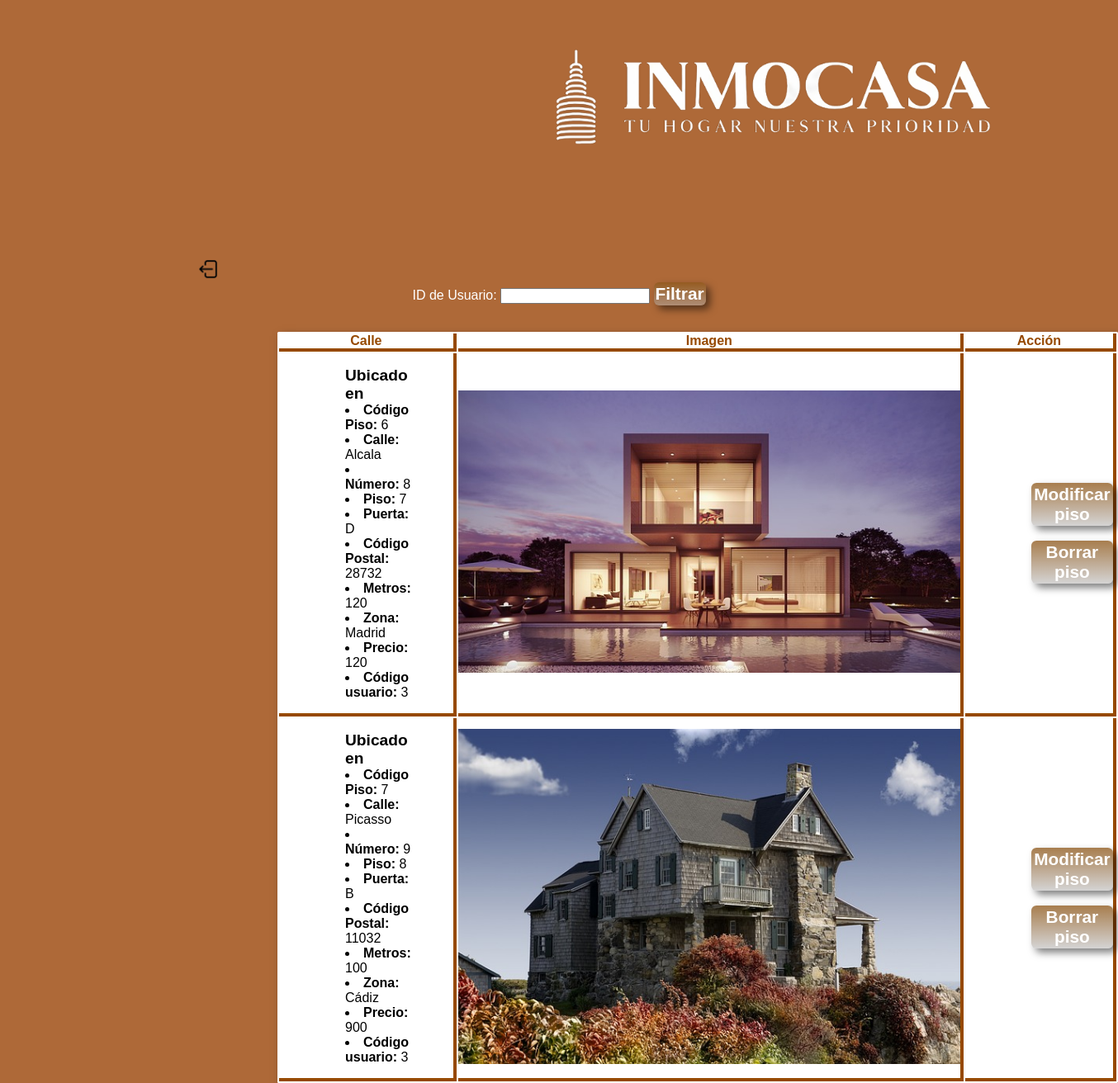
The page /php/pisos.php?id_usuario=3 (signed in) on the database its author committed.
### tables this page shows
CREATE TABLE `pisos` (
  `codigo_piso` int(11) NOT NULL AUTO_INCREMENT,
  `calle` varchar(40) NOT NULL,
  `numero` int(11) NOT NULL,
  `piso` int(11) NOT NULL,
  `puerta` varchar(5) NOT NULL,
  `cp` int(11) NOT NULL,
  `metros` int(11) NOT NULL,
  `zona` varchar(15) DEFAULT NULL,
  `precio` float NOT NULL,
  `imagen` varchar(100) NOT NULL,
  `usuario_id` int(5) DEFAULT NULL,
  PRIMARY KEY (`codigo_piso`)
);

### php/pisos.php (the view, shortened to what this page needs)
<!DOCTYPE html>
<html lang="es">
<head>
    <link rel="stylesheet" href="../css/listarpiso.css">
</head>
<body>
    <div id="titulo">
       <a href="./admin.php" class="nada" > <img src="../img/logoinmo.png" id="logo"></a>
    </div>
    <a href="../index.php" class="nada"> <img src="../img/cerrar_sesion.png" class="cerrar_sesion1"> </a>
    <div id="filtrar">
        <form action="" method="GET">
            <label for="id_usuario">ID de Usuario:</label>
            <input type="text" id="id_usuario" name="id_usuario">
            <button type="submit">Filtrar</button>
        </form>
    </div>
    <div class="tabla1">
        <?php
        $conexion = mysqli_connect("localhost", "root", "rootroot")
        or die ("No se puede conectar con el servidor");
        mysqli_select_db ($conexion, "inmobiliaria") or die ("No se puede conectar a la base de datos");
        $query = "SELECT * FROM pisos";
        if (isset($_GET['id_usuario']) && !empty($_GET['id_usuario'])) {
            $id_usuario = $_GET['id_usuario'];
            $query .= " WHERE usuario_id = '$id_usuario'";
        }
        $consulta = mysqli_query($conexion, $query) or die ("Fallo de la consulta");
        $nfilas = mysqli_num_rows($consulta);
        if ($nfilas == 0) {
            echo "<p class='error-message2'>No hay pisos en venta asociados a ese usuario</p>";
        } else {
            echo "<table border='1'>";
            echo "<tr><th>Calle</th><th>Imagen</th><th>Acción</th></tr>";
            while ($resultado = mysqli_fetch_array($consulta)) {
                echo "<tr>";
                echo "<td class='datos'>". "<ul style='color:black; font-size:1.2em;'><b>Ubicado en</b></ul>".
                "<li style='color:black;'><b>Código Piso: </b>". $resultado['codigo_piso'] ."</li>".
                "<li style='color:black;'><b>Calle: </b>". $resultado['calle'] ."</li>".
                "<li style='color:black;'><b>Número: </b>". $resultado['numero'] ."</li>".
                "<li style='color:black;'><b>Piso: </b>". $resultado['piso'] ."</li>".
                "<li style='color:black;'><b>Puerta: </b>". $resultado['puerta'] ."</li>".
                "<li style='color:black;'><b>Código Postal: </b>". $resultado['cp'] ."</li>".
                "<li style='color:black;'><b>Metros: </b>". $resultado['metros'] ."</li>".
                "<li style='color:black;'><b>Zona: </b>". $resultado['zona'] ."</li>".
                "<li style='color:black;'><b>Precio: </b>". $resultado['precio'] ."</li>".
                "<li style='color:black;'><b>Código usuario: </b>". $resultado['usuario_id'] ."</li>".
                "</td>";
                echo "<td class='imgpiso'><img class='imgpiso' src='./pisos/img/" . $resultado['imagen'] . "'/></td>";
                echo "<td class='anadir'><form action='./pisos/modificarpiso.php' method='POST'>
                <input type='hidden' name='id_piso' value='" . $resultado['codigo_piso'] . "'>
                <button type='submit'>Modificar piso</button></form><br>
                <form action='./pisos/borrarpiso.php' method='POST'>
                <input type='hidden' name='id_piso' value='" . $resultado['codigo_piso'] . "'>
                <button type='submit'>Borrar piso</button></form>
                </td>";
                echo "</tr>";
            }
            echo "</table>";
        }
        ?>
    </div>
</body>
</html>

### css/listarpiso.css (style rules this page uses)
* { margin: 0; padding: 0; color: #fff; font-family: Arial, sans-serif; }
body { margin: 0; padding: 0; background-color:rgb(174,105,56); background-repeat: no-repeat; color: #fff; font-family: Arial, sans-serif; }
#titulo { text-align: center; padding-top: 3em; border: 0px solid blue; height: auto; width: auto; float: left; margin-left: 41em; margin-bottom: 1em; }
#logo { width: 35em; border:0px yellow solid; margin-left: 0em; }
table { clear: both; border: none; box-shadow: 5px 5px 10px rgba(0, 0, 0, 0.5); }
td { border-right: rgb(150, 73, 1) solid 0.3em; border-bottom: rgb(150, 73, 1) solid 0.3em; border-top: none; border-left: none; color:black; text-align: left; }
th { border-right: rgb(150, 73, 1) solid 0.3em; border-bottom: rgb(150, 73, 1) solid 0.3em; border-top: none; border-left: none; color: rgb(150, 73, 1); background-color: white; width:fit-content; }
.datos { width: 15em; padding: 1em 3em 1em 5em; }
.imgpiso { width: 38em; }
.anadir { width: 10em; padding-left: 5em; }
a { color:white; }
.cerrar_sesion1 { width: 1.5em; margin-top: 7em; margin-left: 15em; }
.nada { width: auto; margin-left: 0em; }
.tabla1 { border:solid gray 0em; width:fit-content; height: fit-content; text-align: center; background-color: #fff; margin-left: 21em; border-radius: 0.1em; margin-top: 2em; clear: both; }
b { color:black; }
button { background-color: rgba(126, 124, 124, 0.411); padding: 2px; color: white; border: none; cursor: pointer; font-size: 1.3em; border-radius: 0.3em; cursor: pointer; background-image: linear-gradient(to bottom, rgba(146, 78, 0, 0.61), rgba(255, 255, 255, 0.2)); box-shadow: inset 0 0 0.9em rgba(255, 255, 255, 0.3); font-weight: bold; box-shadow: 5px 5px 10px rgba(0, 0, 0, 0.5); }
#filtrar { clear:both; text-align: center; }
input { color:black; }

### rows shown on the page
pisos: codigo_piso "6", calle "Alcala", numero "8", piso "7", puerta "D", cp "28732", metros "120", zona "Madrid", precio "120", usuario "3", imagen (picture)
pisos: codigo_piso "7", calle "Picasso", numero "9", piso "8", puerta "B", cp "11032", metros "100", zona "Cádiz", precio "900", usuario "3", imagen (picture)
